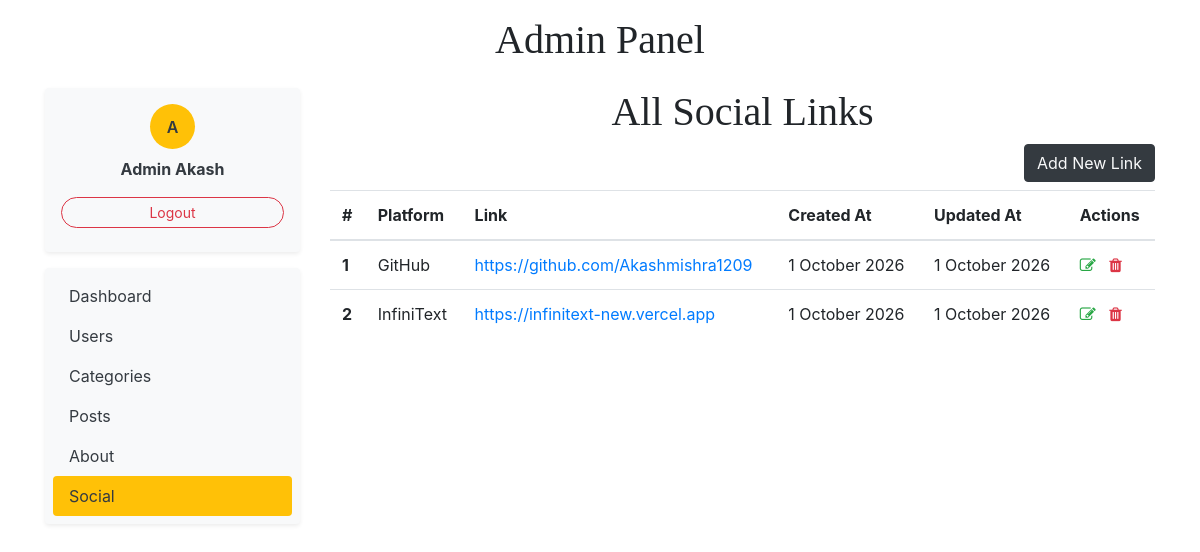
The app's page /dashboard/socials/ (signed in), older data.
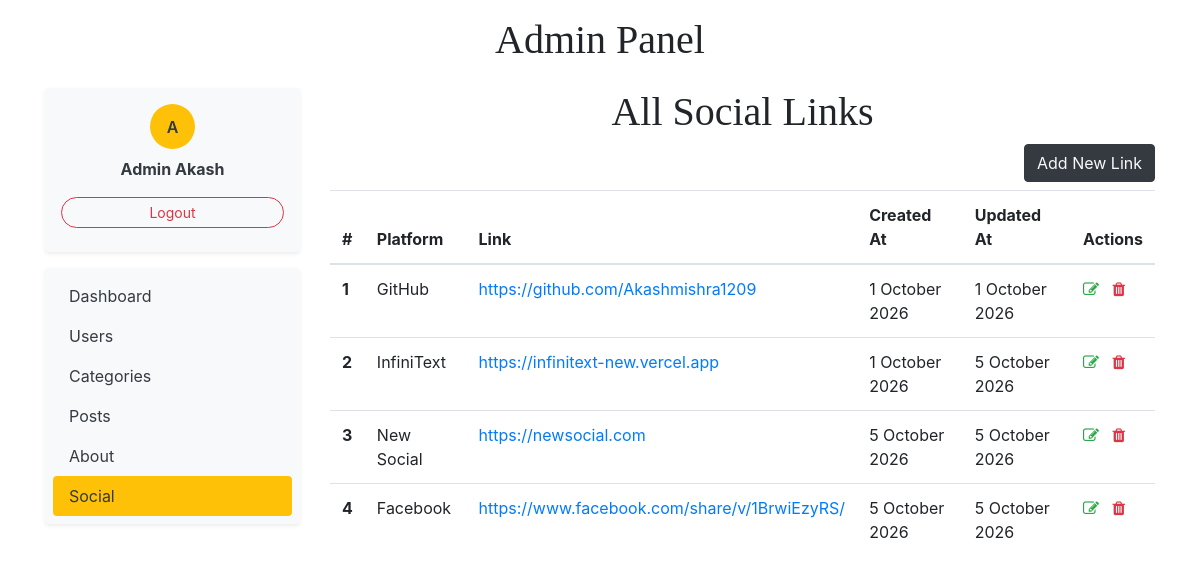
The same page, newer data.
### about_us/models.py (models this page shows, shortened)
class SocialLink(models.Model):
    platform = models.CharField(max_length=50)
    link = models.URLField(max_length=255)
    social_icon = models.TextField(max_length=1000)
    created_at = models.DateTimeField(auto_now_add=True)
    updated_at = models.DateTimeField(auto_now=True)

### dashboards/views.py (the view)
# urls.py: path('socials/',views.socials,name='socials'),
@permission_required('about_us.view_social')
def socials(request):
    socials_links = SocialLink.objects.all()
    return render(request, 'dashboard/socials.html', {'socials': socials_links})

### blogs/context_processors.py (called while the page is built)
def get_categories(request):
    categories = Category.objects.all()
    try:
        about = About.objects.get()
    except:
        about = None
    return dict(categories=categories, about=about)

def get_social_links(request):
    social_links = SocialLink.objects.all()
    return dict(social_links=social_links)

### templates/dashboard/socials.html
{% extends 'base.html' %}
{% block content %}
    <div class="row">
        {% include 'dashboard/sidebar.html' %}
        <div class="col-md-9">
            <h1 class="text-center">All Social Links</h1>
            <a href="{% url 'add_social' %}" class="btn btn-dark text-light float-right mb-2">Add New Link</a>
            <table class="table">
                <thead>
                <tr>
                    <th scope="col">#</th>
                    <th scope="col">Platform</th>
                    <th scope="col">Link</th>
                    <th scope="col">Created At</th>
                    <th scope="col">Updated At</th>
                    <th scope="col">Actions</th>
                </tr>
                </thead>
                <tbody>
                {% for social in socials %}
                <tr>
                    <th scope="row">{{ forloop.counter }}</th>
                    <td>{{ social.platform }}</td>
                    <td><a href="{{ social.link }}" target="_blank">{{ social.link }}</a></td>
                    <td>{{ social.created_at|date:"j F Y" }}</td>
                    <td>{{ social.updated_at|date:"j F Y" }}</td>
                    <td>
                        <a href="{% url 'edit_social' social.id %}" class="text-decoration-none"><i class="fa fa-edit text-success"></i> </a>&nbsp;
                        <a href="{% url 'delete_social' social.id %}" class="text-decoration-none"><i class="fa fa-trash text-danger"></i> </a>
                    </td>
                </tr>
                {% endfor %}
                </tbody>
            </table>
        </div>
    </div>
{% endblock %}

Row changes from the older to the newer data that the page shows:
changed SocialLink "InfiniText": updated_at "1 October 2026" → "5 October 2026"
added SocialLink: platform "New Social", link "https://newsocial.com", created_at "5 October 2026", updated_at "5 October 2026"
added SocialLink: platform "Facebook", link "https://www.facebook.com/share/v/1BrwiEzyRS/", created_at "5 October 2026", updated_at "5 October 2026"
